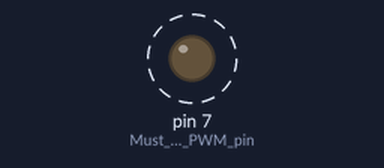
Bench run of a sketch on a simulated Arduino Uno, built with avr-gcc and run on an emulated ATmega328P. On the bench: output pins drawn as LEDs (lit = HIGH). Dashed ring = blinking.

Above: at 0.4 s.
Timing chart, 0 to 3.0 s (numbered marks = the images above):
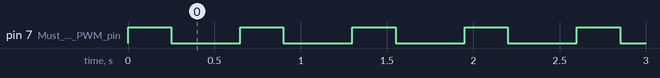

The sketch:

vibtest.ino
```cpp
int t = 2;

void setup() {
 pinMode( 7 , OUTPUT);  // Must be a PWM pin

}
void loop() {
 if(t==2){
  analogWrite( 7 , 190 );  // 60% duty cycle
  delay(250);              // play for 0.5s

 analogWrite( 7 , 0 );    // 0% duty cycle (off)
  delay(400);


}
else{
     analogWrite( 7 , 0 );    // 0% duty cycle (off)
    }
}
```

Measured:
- by itself, pin 7 (Must_be_a_PWM_pin): alternates HIGH for 0.25 s and LOW for 0.40 s
